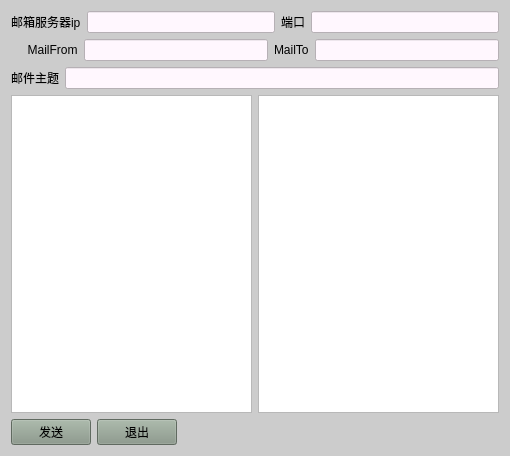
<?xml version="1.0" encoding="UTF-8"?>
<ui version="4.0">
 <class>Widget</class>
 <widget class="QWidget" name="Widget">
  <property name="geometry">
   <rect>
    <x>0</x>
    <y>0</y>
    <width>510</width>
    <height>456</height>
   </rect>
  </property>
  <property name="windowTitle">
   <string>Widget</string>
  </property>
  <property name="styleSheet">
   <string notr="true">QPushButton {
	background-color : rgb(134, 149, 134);
}
QLineEdit {
	background-color : rgb(255, 247, 254);
}

QWidget#Widget{
	background : #ccc;
}</string>
  </property>
  <layout class="QVBoxLayout" name="verticalLayout_2">
   <item>
    <layout class="QVBoxLayout" name="verticalLayout">
     <item>
      <layout class="QHBoxLayout" name="horizontalLayout">
       <item>
        <widget class="QLabel" name="label">
         <property name="text">
          <string>邮箱服务器ip</string>
         </property>
        </widget>
       </item>
       <item>
        <widget class="QLineEdit" name="lineEdit">
         <property name="sizePolicy">
          <sizepolicy hsizetype="Expanding" vsizetype="Fixed">
           <horstretch>0</horstretch>
           <verstretch>0</verstretch>
          </sizepolicy>
         </property>
         <property name="styleSheet">
          <string notr="true"/>
         </property>
        </widget>
       </item>
       <item>
        <widget class="QLabel" name="label_2">
         <property name="text">
          <string>端口</string>
         </property>
        </widget>
       </item>
       <item>
        <widget class="QLineEdit" name="lineEdit_2"/>
       </item>
      </layout>
     </item>
     <item>
      <layout class="QHBoxLayout" name="horizontalLayout_2">
       <item>
        <widget class="QLabel" name="label_3">
         <property name="text">
          <string>     MailFrom</string>
         </property>
        </widget>
       </item>
       <item>
        <widget class="QLineEdit" name="lineEdit_3"/>
       </item>
       <item>
        <widget class="QLabel" name="label_4">
         <property name="text">
          <string>MailTo</string>
         </property>
        </widget>
       </item>
       <item>
        <widget class="QLineEdit" name="lineEdit_4"/>
       </item>
      </layout>
     </item>
     <item>
      <layout class="QHBoxLayout" name="horizontalLayout_3">
       <item>
        <widget class="QLabel" name="label_5">
         <property name="text">
          <string>邮件主题</string>
         </property>
        </widget>
       </item>
       <item>
        <widget class="QLineEdit" name="lineEdit_5"/>
       </item>
      </layout>
     </item>
    </layout>
   </item>
   <item>
    <layout class="QHBoxLayout" name="horizontalLayout_4">
     <item>
      <widget class="QTextEdit" name="textEdit"/>
     </item>
     <item>
      <widget class="QTextBrowser" name="textBrowser"/>
     </item>
    </layout>
   </item>
   <item>
    <layout class="QHBoxLayout" name="horizontalLayout_5">
     <item>
      <widget class="QPushButton" name="pushButton">
       <property name="text">
        <string>发送</string>
       </property>
      </widget>
     </item>
     <item>
      <widget class="QPushButton" name="pushButton_2">
       <property name="text">
        <string>退出</string>
       </property>
      </widget>
     </item>
     <item>
      <spacer name="horizontalSpacer_4">
       <property name="orientation">
        <enum>Qt::Horizontal</enum>
       </property>
       <property name="sizeHint" stdset="0">
        <size>
         <width>40</width>
         <height>20</height>
        </size>
       </property>
      </spacer>
     </item>
    </layout>
   </item>
  </layout>
 </widget>
 <resources/>
 <connections/>
</ui>
